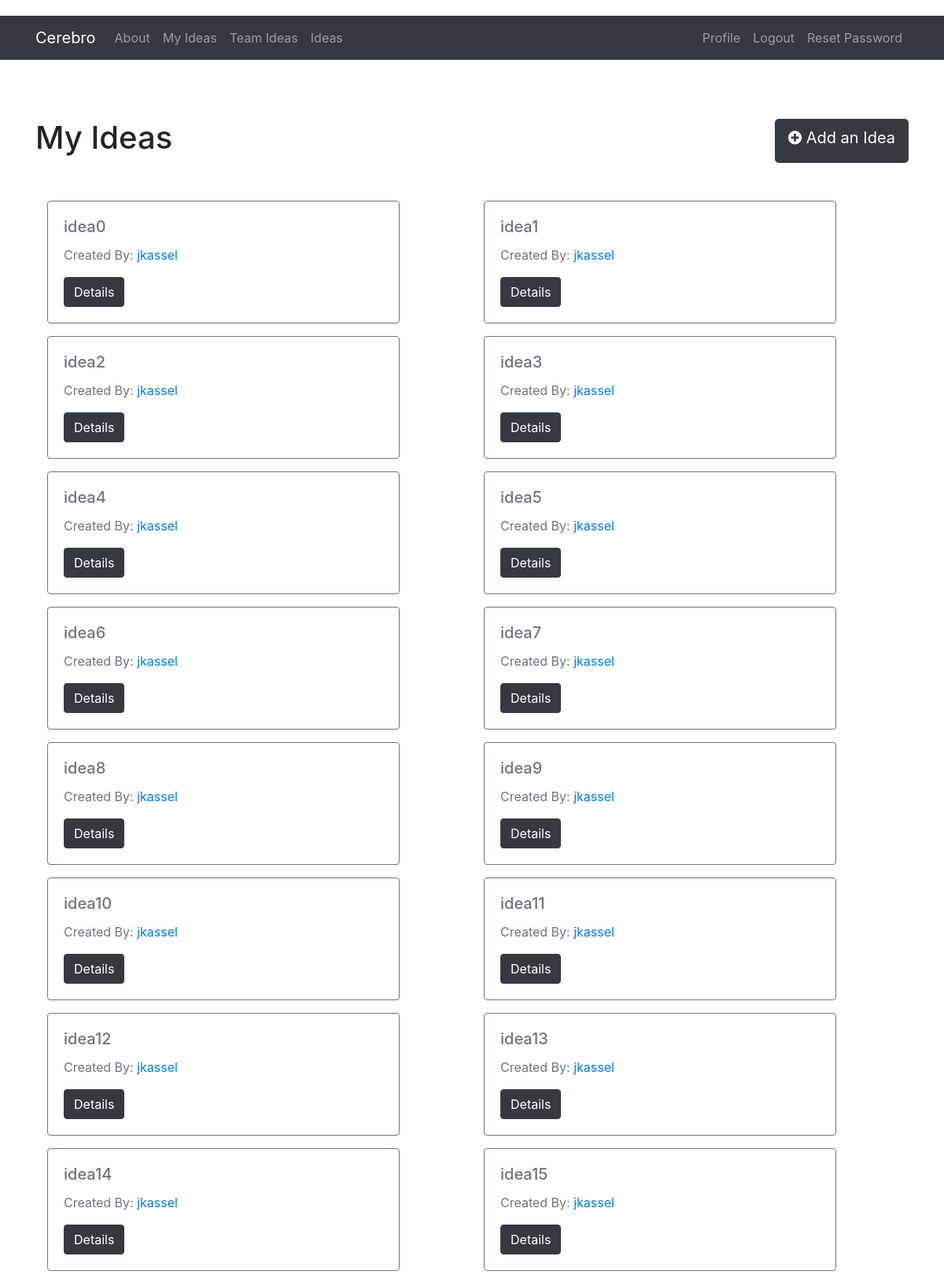
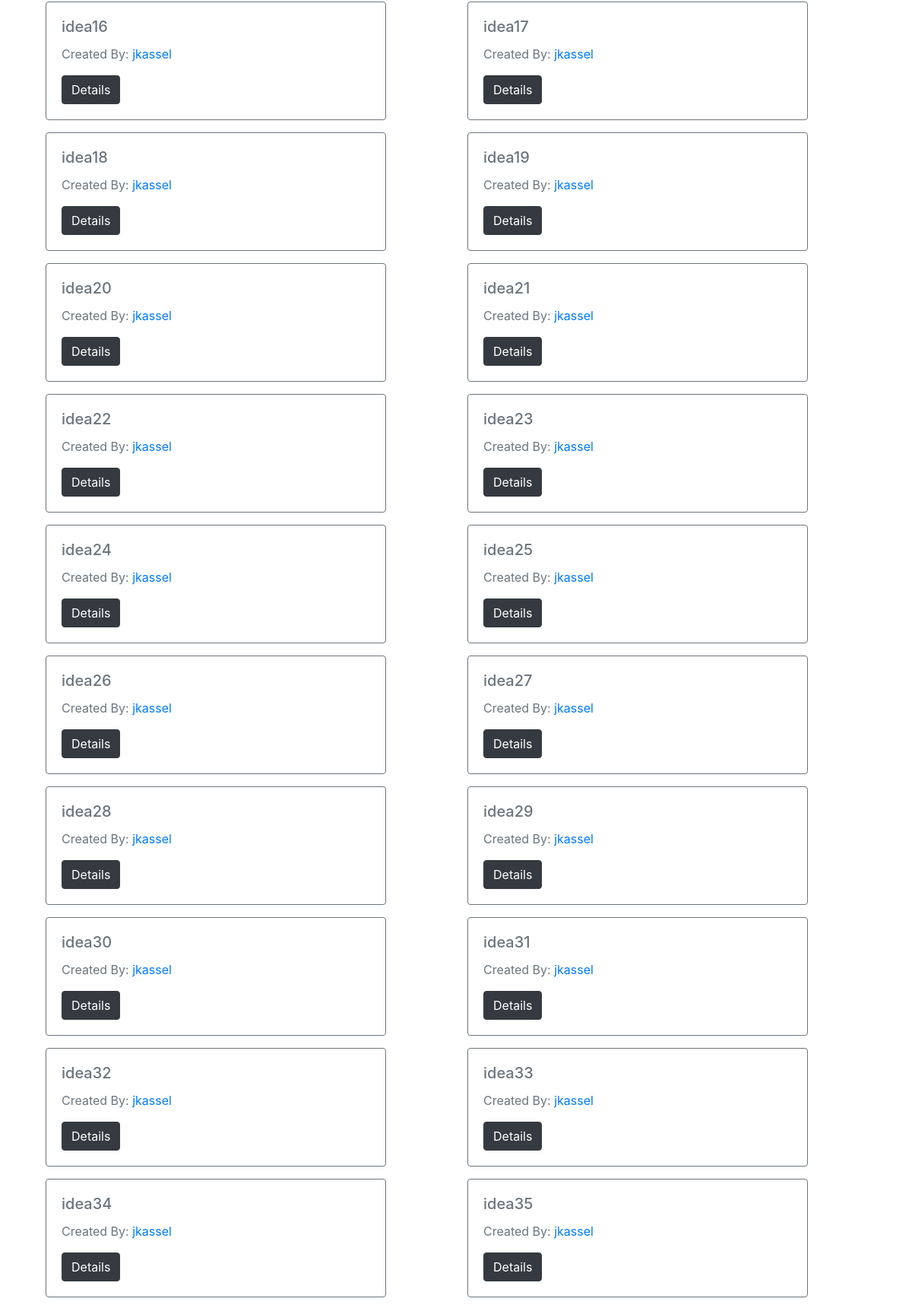
/my_ideas (signed in, upper part), run on the app's committed database (2 pictures, top to bottom).
### project/server/models.py (models this page shows, shortened)
class Idea(db.Model):
    __tablename__ = "ideas"
    id = db.Column(db.Integer, primary_key=True, autoincrement=True)
    title = db.Column(db.String(255), nullable=False)
    description = db.Column(db.String(1024), nullable=True)
    owner = db.Column(db.Integer, nullable=False)
    rating = db.Column(db.Integer, nullable=True)
    created_date = db.Column(db.DateTime, nullable=False)
    access = db.Column(db.String(255), nullable=False)
    def get_username(self, id):
        user = User.query.filter_by(id=id).first()
        return user.user_name

class User(db.Model):
    __tablename__ = "users"
    id = db.Column(db.Integer, primary_key=True, autoincrement=True)
    user_name = db.Column(db.String(255), unique=True, nullable=False)
    email = db.Column(db.String(255), unique=True, nullable=False)
    password = db.Column(db.String(255), nullable=False)
    registered_on = db.Column(db.DateTime, nullable=False)
    last_login = db.Column(db.DateTime, nullable=False)
    admin = db.Column(db.Boolean, nullable=False, default=False)
    first_name = db.Column(db.String(255), nullable=True)
    last_name = db.Column(db.String(255), nullable=True)
    profile_status = db.Column(db.String(255), nullable=False)
    profile_pic = db.Column(db.String(1024), nullable=True)
    about_me = db.Column(db.String(1024), nullable=True)
    location = db.Column(db.String(255), nullable=True)
    age = db.Column(db.String(255), nullable=True)
    website = db.Column(db.String(1024), nullable=True)
    facebook_url = db.Column(db.String(255), nullable=True)
    twitter_url = db.Column(db.String(255), nullable=True)

### project/server/user/views.py (the view)
@user_blueprint.route('/my_ideas', methods=['GET', 'POST'])
def my_ideas():
    owner_id = current_user.id
    idea_list = Idea.query.filter_by(owner=owner_id).all()
    return render_template('user/ideas.html', ideas=idea_list, title='My Ideas')

### project/server/__init__.py (called while the page is built)
@login_manager.user_loader
def load_user(user_id):
    return User.query.filter(User.id == int(user_id)).first()

### project/client/templates/user/ideas.html (shortened to what this page needs)
{% extends "_base.html" %}
{% block content %}
    <div class="container">
    <div class="row">
        <h1>{{ title }}</h1>
        <a class="btn btn-dark btn-lg ml-auto" href="{{ url_for('user.create_idea') }}">
            <i class="fa fa-plus-circle"></i> Add an Idea
        </a>
    </div>
    <br>
    <br>
    {% if ideas | length > 0 %}
    {% for idea_row in ideas | slice(2) %}
    <div class="row">
        {% for idea in idea_row %}
        <div class="col-sm-6">
            <div class="card border-secondary mb-3" style="max-width: 28rem;">
                <div class="card-body text-secondary">
                    <h5 class="card-title">{{ idea.title }}</h5>
                    <p class="card-text">Created By: <a href={{ url_for('user.user_profile', username=idea.get_username(idea.owner)) }}>{{ idea.get_username(idea.owner) }}</a></p>
                    <a href={{ url_for('user.idea_detail', idea=idea.id) }} class="btn btn-dark">Details</a>
                </div>
            </div>
        </div>
        {% endfor %}
    </div>
    {% endfor %}
    {% else %}
    No ideas today.  Go make some!
    {% endif %}
{% endblock %}

### project/client/static/user_profile.css (style rules this page uses)
body { margin-top:20px; }

### data on the page
Idea: title "idea0", get_username "jkassel"
Idea: title "idea1", get_username "jkassel"
Idea: title "idea2", get_username "jkassel"
Idea: title "idea3", get_username "jkassel"
Idea: title "idea4", get_username "jkassel"
Idea: title "idea5", get_username "jkassel"
Idea: title "idea6", get_username "jkassel"
Idea: title "idea7", get_username "jkassel"
Idea: title "idea8", get_username "jkassel"
Idea: title "idea9", get_username "jkassel"
Idea: title "idea10", get_username "jkassel"
Idea: title "idea11", get_username "jkassel"
Idea: title "idea12", get_username "jkassel"
Idea: title "idea13", get_username "jkassel"
Idea: title "idea14", get_username "jkassel"
Idea: title "idea15", get_username "jkassel"
Idea: title "idea16", get_username "jkassel"
Idea: title "idea17", get_username "jkassel"
Idea: title "idea18", get_username "jkassel"
Idea: title "idea19", get_username "jkassel"
Idea: title "idea20", get_username "jkassel"
Idea: title "idea21", get_username "jkassel"
Idea: title "idea22", get_username "jkassel"
Idea: title "idea23", get_username "jkassel"
Idea: title "idea24", get_username "jkassel"
Idea: title "idea25", get_username "jkassel"
Idea: title "idea26", get_username "jkassel"
Idea: title "idea27", get_username "jkassel"
Idea: title "idea28", get_username "jkassel"
Idea: title "idea29", get_username "jkassel"
Idea: title "idea30", get_username "jkassel"
Idea: title "idea31", get_username "jkassel"
Idea: title "idea32", get_username "jkassel"
Idea: title "idea33", get_username "jkassel"
Idea: title "idea34", get_username "jkassel"
Idea: title "idea35", get_username "jkassel"

### other printed values
{{ title }} "My Ideas"
